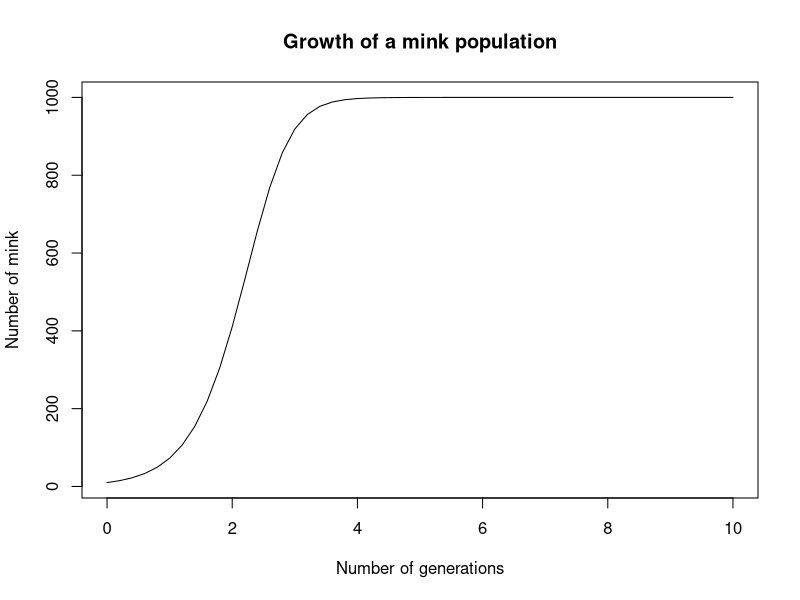

The R script that drew this image:
## ---- chunk 1
knitr::opts_chunk$set(echo = TRUE)
## ---- chunk 2
# I'm going to define the function that does a simulation run up here and hide
# it, since it's not that relevant to the actual models. Of course, everyone
# will see it when they download this file, but you can just ignore this if you
# don't understand it.
run_simulation <- function(
        f,        # A function that defines the system of equations
        X,        # The initial populations
        N,        # The number of generations.
        d = 0.2   # The size of the step -- keep it small to avoid chaos.
) {
        # Define the number of simulation steps.
        n_steps <- floor(N / d)
        # Define the number of populations.
        n_pop <- length(X)
        # Define a matrix to hold all the results. Have an extra column for
        # the timestamp, and an extra row for the initial conditions.
        results <- matrix(nrow = n_steps + 1, ncol = n_pop + 1)
        # Insert the initial populations.
        results[1, ] <- c(0, X)
        # Run the simulation. Use a first-order approximation.
        for (t in 1:n_steps) {
                results[t + 1, 2:(n_pop + 1)] <-
                        results[t, 2:(n_pop + 1)] +
                        f(results[t, 2:(n_pop + 1)]) * d
                results[t + 1, 1] <- t * d
        }
        return(results)
}
## ---- chunk 3
logistic <- function(X) {
        # Define the parameters.
        K <- 1000
        r <- 2.5
        # Calculate the result from the model.
        res <- r * X * (1 - X / K)
        return(res)
}
## ---- chunk 4
res <- run_simulation(
        logistic,   # Use our model.
        X = 10,     # Start with 10 individuals.
        N = 10      # Run it for 20 generations (ie. years).
)
## ---- chunk 5
# Plot our results.
plot(
        res[, 1], res[, 2],
        type = "l",    # For a line graph
        xlab = "Number of generations",
        ylab = "Number of mink",
        main = "Growth of a mink population"
)
